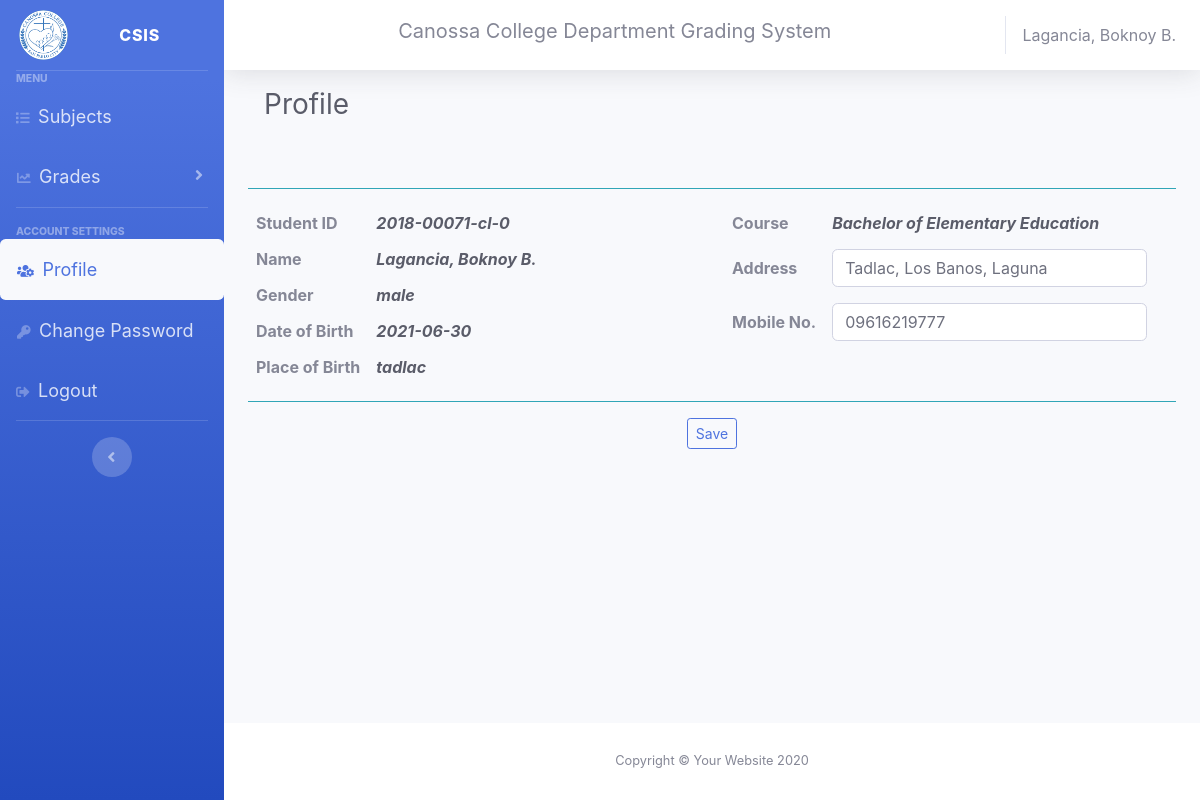
/student/profile.student.php (signed in), run on the app's committed database.
### tables this page shows
CREATE TABLE `studentrecords` (
  `id` int(11) NOT NULL,
  `student_id` varchar(120) NOT NULL,
  `name` varchar(120) NOT NULL,
  `gender` varchar(128) NOT NULL,
  `cellphone` varchar(11) NOT NULL,
  `bday` varchar(128) NOT NULL,
  `bplace` varchar(128) NOT NULL,
  `address` text NOT NULL,
  `course` text NOT NULL,
  `status` text NOT NULL,
  `year` varchar(12) NOT NULL
);

### student/profile.student.php (the view, shortened to what this page needs)
<?php
if (isset($_SESSION['user_id'])) {
    include "../layout/head.layout.php";
    $sql = "SELECT * from studentrecords where student_id = '$_SESSION[user_id]'";
    $result = $conn->query($sql);
    if ($result->num_rows > 0) {
        while ($row = $result->fetch_assoc()) {
            $name = $row['name'];
            $course = $row['course'];
            $gender = $row['gender'];
            $cellphone = $row['cellphone'];
            $bday = $row['bday'];
            $bplace = $row['bplace'];
            $address = $row['address'];
        }
    }
?>
    <nav class="navbar navbar-expand navbar-light  topbar mb-4 static-top ">
        <h1 class="h3 mb-5 text-gray-800 mr-auto">Profile</h1>
    </nav>
    <hr class="sidebar-divider bg-info">
    <form action="../database/editprofile/editprofile.db.php?id=<?php echo $_SESSION['user_id']; ?>" method="post">
    <div class="row">
        <div class="col">
            <table>
                <tr>
                    <th class="p-2">Student ID </th>
                    <td class="p-2"><i class="text-dark font-weight-bold mr-5"><?php echo $id; ?></i></td>
                </tr>
                <tr>
                    <th class="p-2">Name </th>
                    <td class="p-2"><i class="text-dark font-weight-bold "><?php echo $name; ?></i></td>
                </tr>
                <tr>
                    <th class="p-2">Gender </th>
                    <td class="p-2"><i class="text-dark font-weight-bold "><?php echo $gender; ?></i></td>
                </tr>
                <tr>
                    <th class="p-2">Date of Birth </th>
                    <td class="p-2"><i class="text-dark font-weight-bold "><?php echo $bday; ?></i></td>
                </tr>
                <tr>
                    <th class="p-2">Place of Birth </th>
                    <td class="p-2"><i class="text-dark font-weight-bold "><?php echo $bplace; ?></i></td>
                </tr>
            </table>
        </div>
        <div class="col">
                <table>
                    <tr>
                        <th class="p-2">Course </th>
                        <td class="p-2"><i class="text-dark font-weight-bold mr-5"><?php echo $course; ?></i></td>
                    </tr>
                    <tr>
                        <th class="p-2">Address </th>
                        <td class="p-2"><input type="text" name="address" value="<?php echo $address; ?>" class="form-control"></td>
                    </tr>
                    <tr>
                        <th class="p-2">Mobile No. </th>
                        <td class="p-2"><input type="text" name="cellphone" value="<?php echo $cellphone; ?>" class="form-control"></td>
                    </tr>
                </table>
        </div>
    </div>
    <hr class="sidebar-divider bg-info">
    <center><button class="btn btn-sm btn-outline-primary"> Save</button></center>
    </form>
<?php include "../layout/footer.layout.php";
} else {
    header("Location: ../canossa/master.blade.php");
    exit();
}
?>

### layout/_topbar.layout.php (shortened to what this page needs)
<nav class="navbar navbar-expand navbar-light bg-white topbar mb-4 static-top shadow">
<h5 class="title ml-auto">Canossa College Department Grading System </h5>
    <span class="mr-2 d-none d-lg-inline text-gray-600 ">
        <?php
            include_once '../database/dbconnection.db.php';
            $id = $_SESSION['user_id'];
            $sql = "SELECT * from studentrecords where student_id = '$id'";
            $result = $conn-> query($sql);
            if($result-> num_rows > 0 ){
                while($row = $result-> fetch_assoc()){
                    echo $row['name'];
                }
            }
        ?>
    </span>
</nav>

### data on the page
studentrecords: name "Lagancia, Boknoy B.", gender "male", bday "2021-06-30", bplace "tadlac", course "Bachelor of Elementary Education", address "Tadlac, Los Banos, Laguna", cellphone "09616219777"

### other printed values
$id "2018-00071-cl-0"
